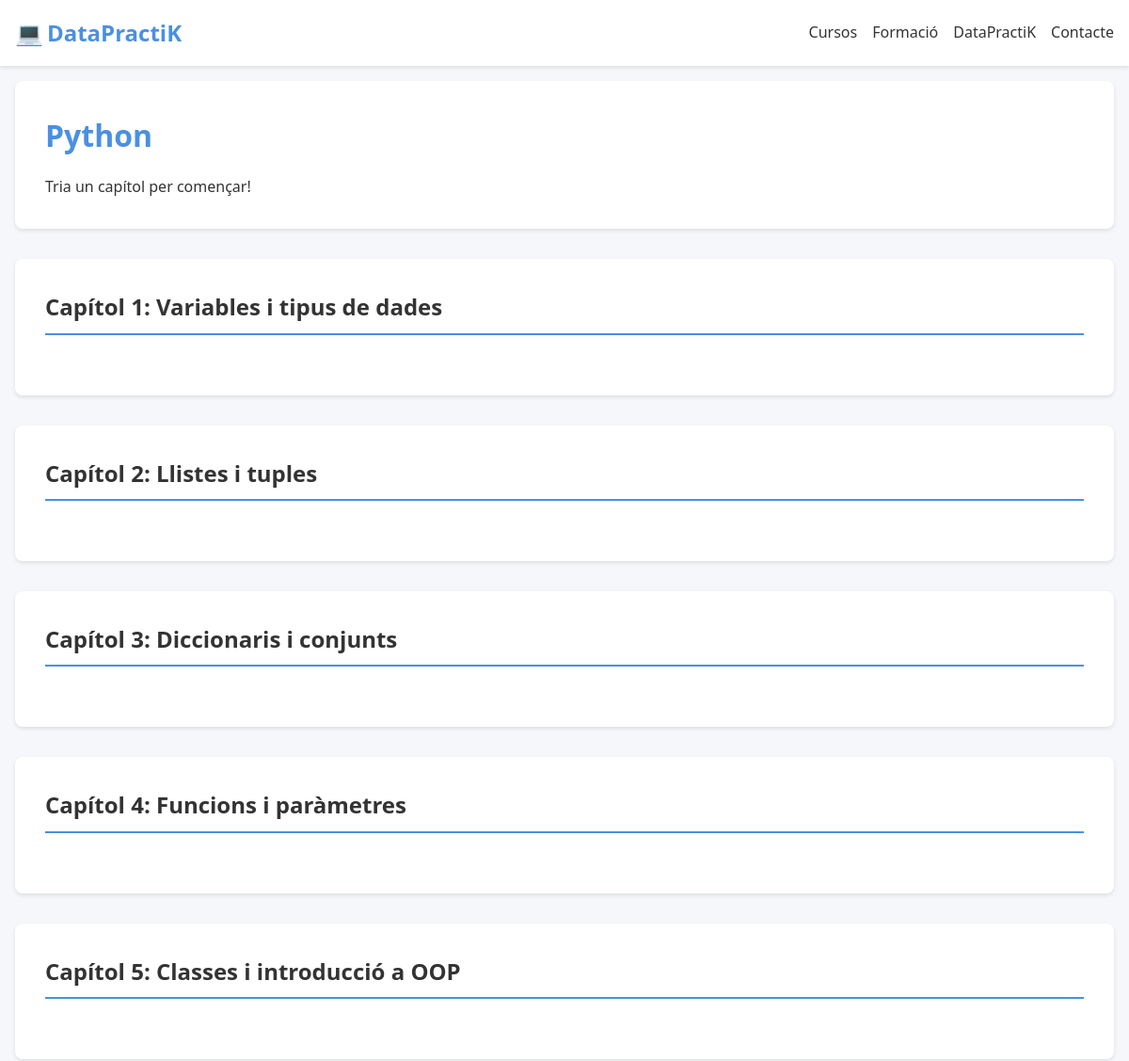
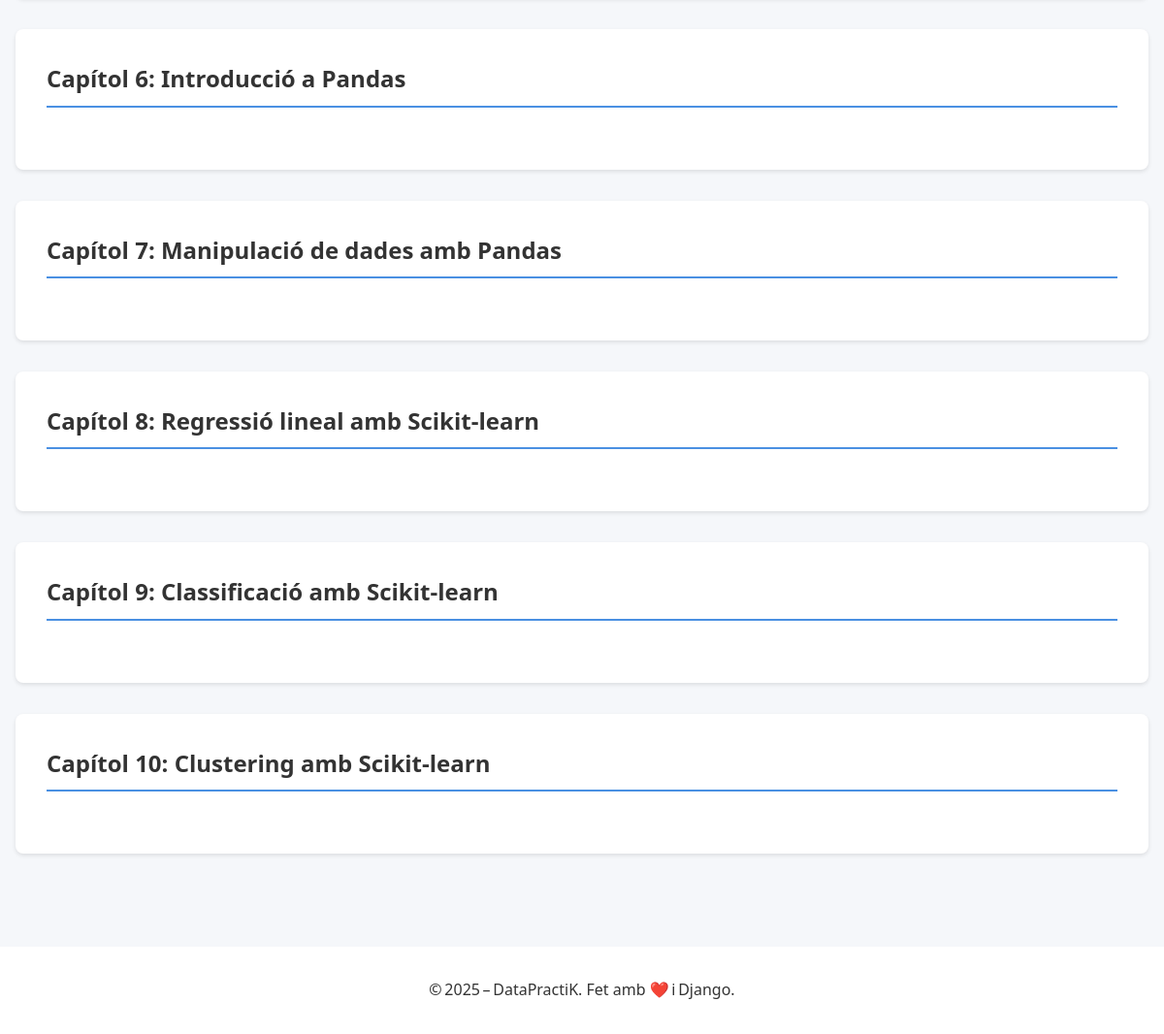
The app's page /curs/Python/ with its own data (2 pictures, top to bottom).
### app_django/models.py (models this page shows, shortened)
class Curs(models.Model):
    nom = models.CharField(_("Nom del curs"), max_length=100)
    descripcio = models.TextField(_("Descripció"), null=True, blank=True)
    color_fons = models.CharField(_("Color de fons"), max_length=7, default='#FFFFFF')

class Capitol(models.Model):
    curs = models.ForeignKey(Curs, on_delete=models.CASCADE, related_name='capitols', verbose_name=_("Curs"))
    titol = models.CharField(_("Títol del capítol"), max_length=100)
    numero = models.PositiveIntegerField(_("Número del capítol"))
    dificultat = models.CharField(_("Dificultat"), max_length=50)
    preu = models.DecimalField(_("Preu"), max_digits=5, decimal_places=2, default=0.00)
    data_creacio = models.DateTimeField(_("Data de creació"), auto_now_add=True)
    class Meta:
        ordering = ['numero']
        unique_together = ('curs', 'numero')
        verbose_name = _("Capítol")
        verbose_name_plural = _("Capítols")

### app_django/views.py (the view)
# urls.py: path('curs/<str:curs_nom>/', views.index_curs, name='index_curs'),
def index_curs(request, curs_nom):
    curs = get_object_or_404(Curs, nom=curs_nom)
    capitols = Capitol.objects.filter(curs=curs).order_by('numero').prefetch_related('exercicis')
    return render(request, 'index_curs.html', {'curs': curs, 'capitols': capitols})

### app_django/templates/index_curs.html (shortened to what this page needs)
{% extends 'base.html' %}
{% block content %}
<div class="course">
    <header class="course__header">
        <h1 class="course__title">{{ curs.nom }}</h1>
        <p class="course__description">Tria un capítol per començar!</p>
    </header>
    <div class="course__content">
        {% for capitol in capitols %}
            <section class="course__chapter">
                <h2 class="course__chapter-title" onclick="toggleChapter(this)">
                    Capítol {{ capitol.numero }}: {{ capitol.titol }}
                </h2>
            </section>
        {% endfor %}
    </div>
</div>
{% endblock %}

### app_django/static/css/style.css (style rules this page uses)
:root { --color-primary: #4a90e2; --color-secondary: #0000ff; --color-accent: #07bb8e; --color-text: #333333; --color-text-light: #666666; --color-background: #f5f7fa; --color-white: #ffffff; --color-success: #4caf50; --color-error: #f44336; --border-radius: 8px; --spacing-xs: 0.5rem; --spacing-sm: 1rem; --spacing-md: 2rem; --spacing-lg: 3rem; --font-family: 'Segoe UI', system-ui, sans-serif; --shadow-sm: 0 2px 4px rgba(0, 0, 0, 0.1); --shadow-md: 0 4px 6px rgba(0, 0, 0, 0.1); --max-width: 1600px; --font-size-xs: 0.75rem; --font-size-sm: 1rem; --font-size-md: 1.25rem; --font-size-md: 1.25rem; --font-size-md-lg: 1.5rem; --font-size-lg: 2.5rem; }
* { margin: 0; padding: 0; box-sizing: border-box; }
body { font-family: var(--font-family); line-height: 1.6; color: var(--color-text); background-color: var(--color-background); }
.course { max-width: var(--max-width); margin: 0 auto; padding: var(--spacing-sm); }
.course__header { padding: var(--spacing-md); margin-bottom: var(--spacing-md); border-radius: var(--border-radius); box-shadow: var(--shadow-sm); background-color: var(--color-white); }
.course__title { color: var(--color-primary); margin-bottom: var(--spacing-sm); }
.course__chapter { background: var(--color-white); border-radius: var(--border-radius); padding: var(--spacing-md); margin-bottom: var(--spacing-md); box-shadow: var(--shadow-sm); }
.course__chapter-title { color: var(--color-text); margin-bottom: var(--spacing-md); border-bottom: 2px solid var(--color-primary); padding-bottom: var(--spacing-xs); }

### app_django/templates/base.html (style rules this page uses)
html { scroll-behavior:smooth; }
section { padding:4rem 0; }

### records on screen
Curs: nom "Python"
Capitol: numero "1", titol "Variables i tipus de dades"
Capitol: numero "2", titol "Llistes i tuples"
Capitol: numero "3", titol "Diccionaris i conjunts"
Capitol: numero "4", titol "Funcions i paràmetres"
Capitol: numero "5", titol "Classes i introducció a OOP"
Capitol: numero "6", titol "Introducció a Pandas"
Capitol: numero "7", titol "Manipulació de dades amb Pandas"
Capitol: numero "8", titol "Regressió lineal amb Scikit-learn"
Capitol: numero "9", titol "Classificació amb Scikit-learn"
Capitol: numero "10", titol "Clustering amb Scikit-learn"
